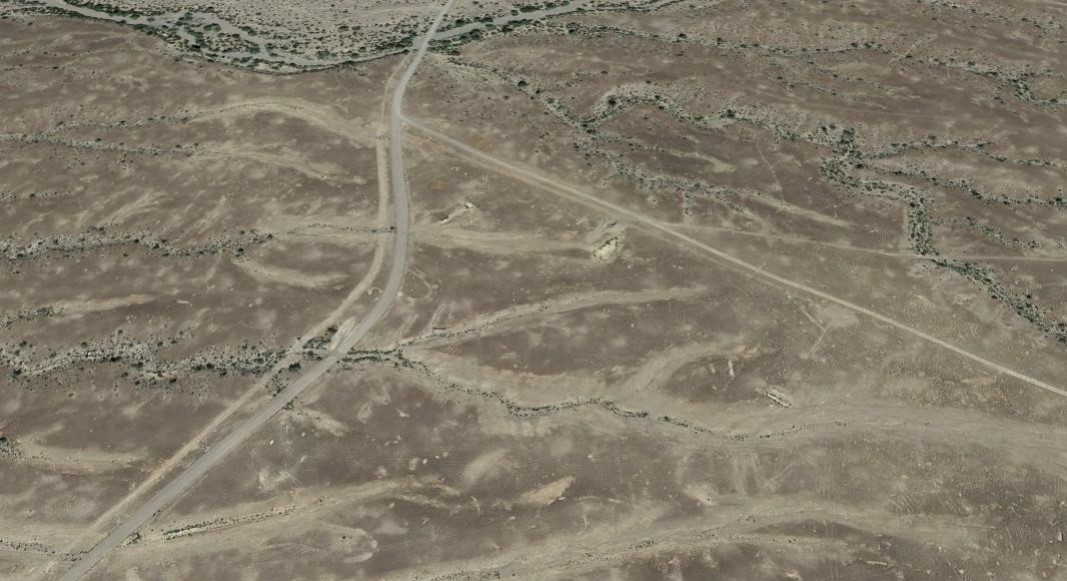
#> input picture 1.jpg, 1067 x 581 px, given in place of point500.png, which was not available
$ python siftlimit.py
#> lines starting #> are read from the running program, lines starting #| are printed output that depends on the picture; long printed decimals are rounded; pictures that were not available may be replaced by others from this repository, and a replacement may not be noted
import cv2
# import pyperclip

# read images
img1 = cv2.imread('point500.png',0)
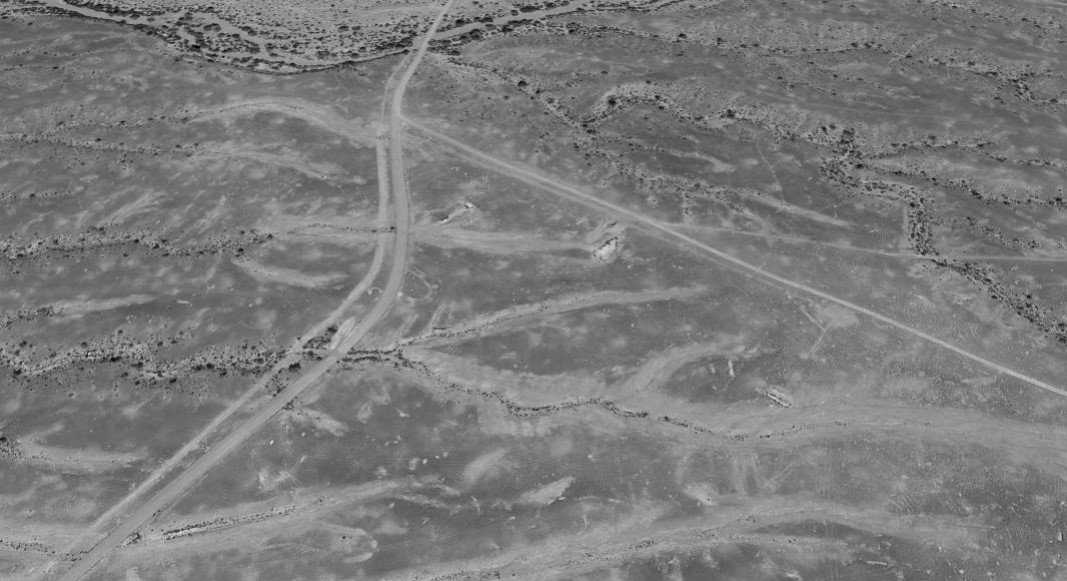
#> img1: shape (581, 1067); min 0, max 218, mean 123.1
img2 = cv2.imread('5.jpg',0)
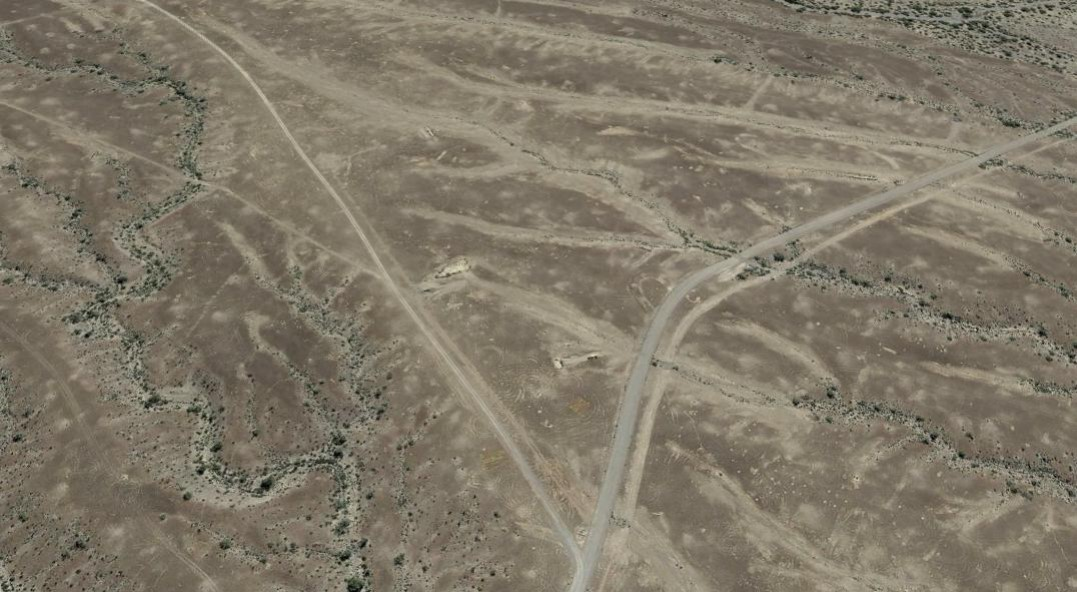
#> input picture 5.jpg, 1077 x 592 px, found by its file name
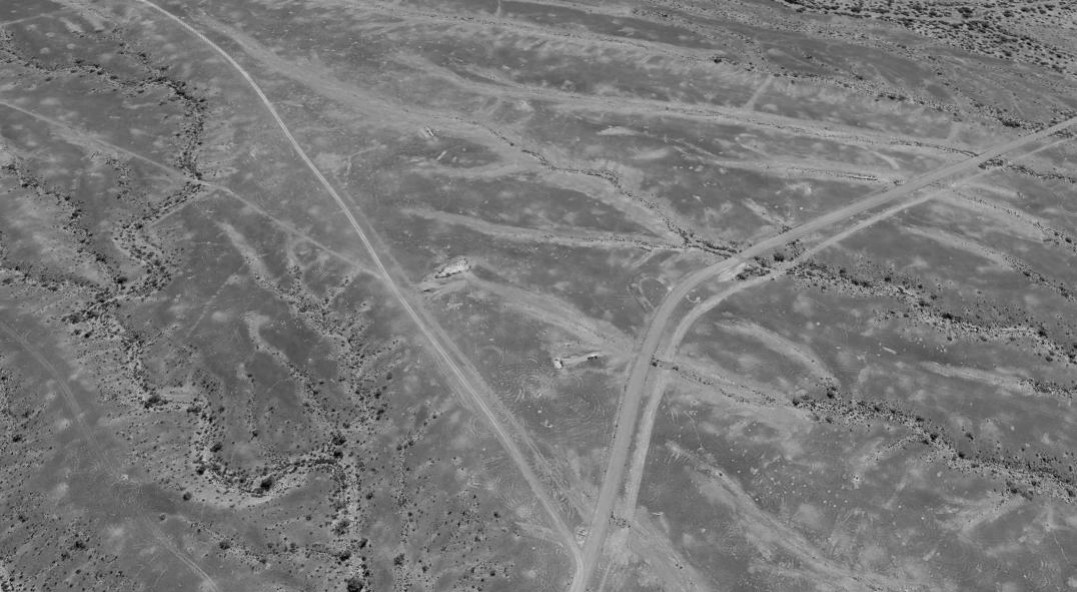
#> img2: shape (592, 1077); min 0, max 217, mean 121.1

#create sift
sift = cv2.xfeatures2d.SIFT_create()

kp1, des1 = sift.detectAndCompute(img1,None)
#> kp1 = 3053 keypoints; strongest (x, y, size): (293, 64, 3.2), (332, 330, 5.8), (612, 102, 5), (1029, 296, 2.5)
kp2, des2 = sift.detectAndCompute(img2, None)
#> kp2 = 3470 keypoints; strongest (x, y, size): (20, 585, 1.8), (200, 472, 4), (87, 336, 3.1), (266, 485, 6.9)


# create BFMatcher object
bf = cv2.BFMatcher()

# Match descriptors.
matches = bf.match(des1,des2)
#> matches = 3053 matches

#sort matches
matches = sorted(matches, key = lambda x:x.distance)


for i in range(0,1000):
	# draw matches
	img3 = cv2.drawMatches(img1,kp1,img2,kp2,[matches[i]],matchColor = (0,255,0), outImg=None ,flags=2)

	string = '#' + str(i) + ':  ' + str(matches[i].distance)
	#print string
	print(string)
	#copy string
	# pyperclip.copy(string)

	# show matches
	cv2.imshow('matches',img3)
	k = cv2.waitKey(0)
	# esc key
	if k == 27:
		break
#> this loop made 1 pass; (key Esc is pressed on pass 1)
#> string on pass 1: '#0:  45.82575607299805'
#| #0:  45.826
#> pass 1, `img3 = cv2.drawMatches(img1,kp1,img2,kp2,[matches[i]],matchColor = (0,..`:
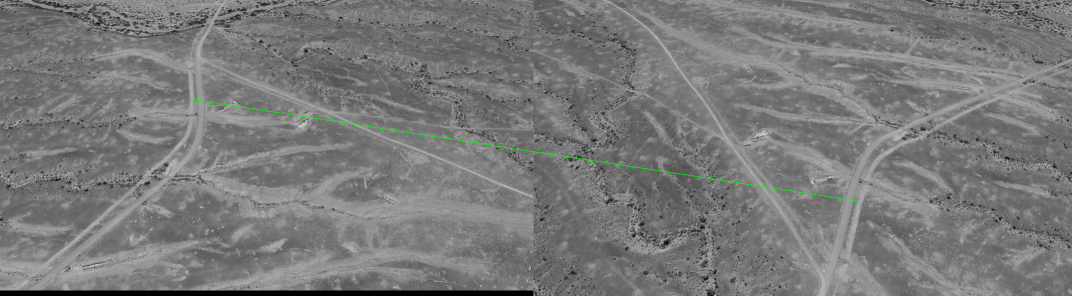
#> img3: shape (592, 2144, 3) (shown at 1/2 size); mean of channels 0, 1, 2 120.8, 121.2, 120.8; drawn as B, G, R
